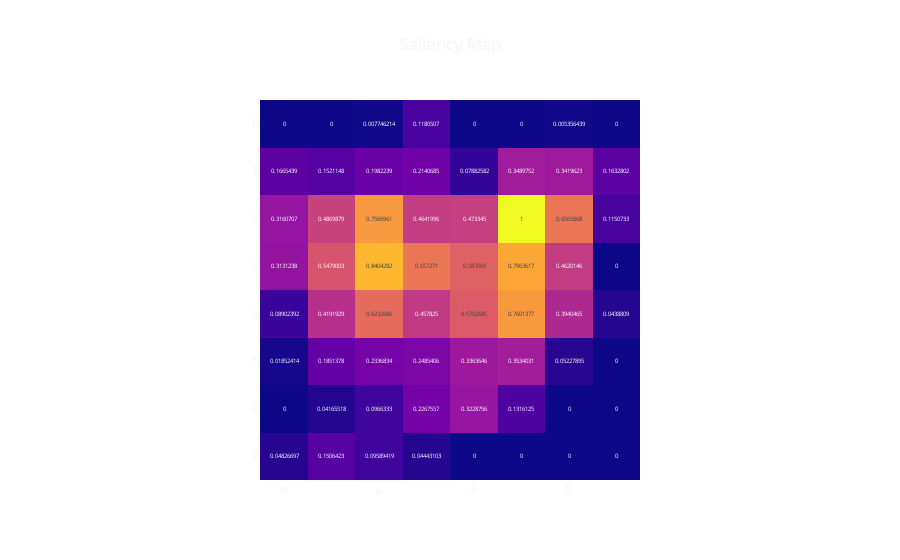

The notebook cell this image was saved under:
### Markdown cell above
**Bellow we create two functions: one to generate the array of values that represent our saliency map (`create_saliency_map`), and another to generate this map as a plotly heatmap (`create_saliency_map`).**

### Code cell
import plotly.express as px

def make_gradcam_map(image, model, last_conv_layer_name, pred_index=None):
    """
    Returns a Grad-CAM (Gradient-weighted Class Activation Map) heatmap for a 
    given input image, generated using a pre-trained model and a specific 
    convolutional layer.

    Args:
        - image: A numpy array representing the input image.
        - model: A pre-trained Keras model to be used in the Grad-CAM algorithm.
        - last_conv_layer_name: A string representing the name of the convolutional 
            layer used in the Grad-CAM algorithm.
        - pred_index: An integer representing the predicted index of the model's 
            output, used in the Grad-CAM algorithm. Defaults to None.

    Returns:
        - A numpy array representing the Grad-CAM heatmap of the input image.
    """
    grad_model = tf.keras.models.Model(
        [model.inputs], [model.get_layer(
            last_conv_layer_name).output, model.output]
    )

    img_array = np.expand_dims(image, axis=0)
    with tf.GradientTape() as tape:
        last_conv_layer_output, preds = grad_model(img_array)
        if pred_index is None:
            pred_index = np.argmax(preds[0])
        class_channel = preds[:, pred_index]

    grads = tape.gradient(class_channel, last_conv_layer_output)
    pooled_grads = tf.reduce_mean(grads, axis=(0, 1, 2))

    last_conv_layer_output = last_conv_layer_output[0]
    heatmap = last_conv_layer_output @ pooled_grads[..., tf.newaxis]
    heatmap = tf.squeeze(heatmap)

    heatmap = tf.maximum(heatmap, 0) / tf.math.reduce_max(heatmap)
    return heatmap.numpy()

def create_saliency_map(heatmap):
    """
    Create a saliency map from a given heatmap.

    Args:
        heatmap (numpy.ndarray): The heatmap to create the saliency map from.

    Returns:
        None.
    """
    saliency_map = np.maximum(heatmap, 0)
    saliency_map /= np.max(saliency_map)


    fig = px.imshow(saliency_map,
                    title=f'Saliency Map',
                    text_auto=True)
    fig.update_layout({
        'template': 'plotly_dark',
        'plot_bgcolor': 'rgba(0, 0, 0, 0)',
        'paper_bgcolor': 'rgba(0, 0, 0, 0)',
        'title_x': 0.5,
        'coloraxis_showscale': False
    })

    return fig.show()

model.layers[-1].activation = None
create_saliency_map(make_gradcam_map(x_test[sample], model, last_conv_layer_name))

### Figure 1 — Plotly figure (JSON) as saved in the notebook; plotly's stock layout.template omitted (floating-point values rounded to 4 significant figures)
{"data": [{"coloraxis": "coloraxis", "hovertemplate": "x: %{x}<br>y: %{y}<br>color: %{z}<extra></extra>", "name": "0", "texttemplate": "%{z}", "type": "heatmap", "xaxis": "x", "yaxis": "y", "z": [[0, 0, 0.007746, 0.1181, 0, 0, 0.005356, 0], [0.1665, 0.1521, 0.1982, 0.2141, 0.07883, 0.349, 0.342, 0.1633], [0.3161, 0.487, 0.7567, 0.4642, 0.4733, 1, 0.6566, 0.1151], [0.3131, 0.5479, 0.8404, 0.6573, 0.5871, 0.7964, 0.462, 0], [0.08902, 0.4192, 0.6233, 0.4578, 0.5703, 0.7601, 0.394, 0.04388], [0.01852, 0.1851, 0.2337, 0.2485, 0.3364, 0.3534, 0.05228, 0], [0, 0.04166, 0.09663, 0.2268, 0.3229, 0.1316, 0, 0], [0.04827, 0.1506, 0.09589, 0.04443, 0, 0, 0, 0]]}], "layout": {"coloraxis": {"colorscale": [[0, "#0d0887"], [0.1111, "#46039f"], [0.2222, "#7201a8"], [0.3333, "#9c179e"], [0.4444, "#bd3786"], [0.5556, "#d8576b"], [0.6667, "#ed7953"], [0.7778, "#fb9f3a"], [0.8889, "#fdca26"], [1, "#f0f921"]], "showscale": false}, "paper_bgcolor": "rgba(0, 0, 0, 0)", "plot_bgcolor": "rgba(0, 0, 0, 0)", "title": {"text": "Saliency Map", "x": 0.5}, "xaxis": {"anchor": "y", "constrain": "domain", "domain": [0, 1], "scaleanchor": "y"}, "yaxis": {"anchor": "x", "autorange": "reversed", "constrain": "domain", "domain": [0, 1]}}}
